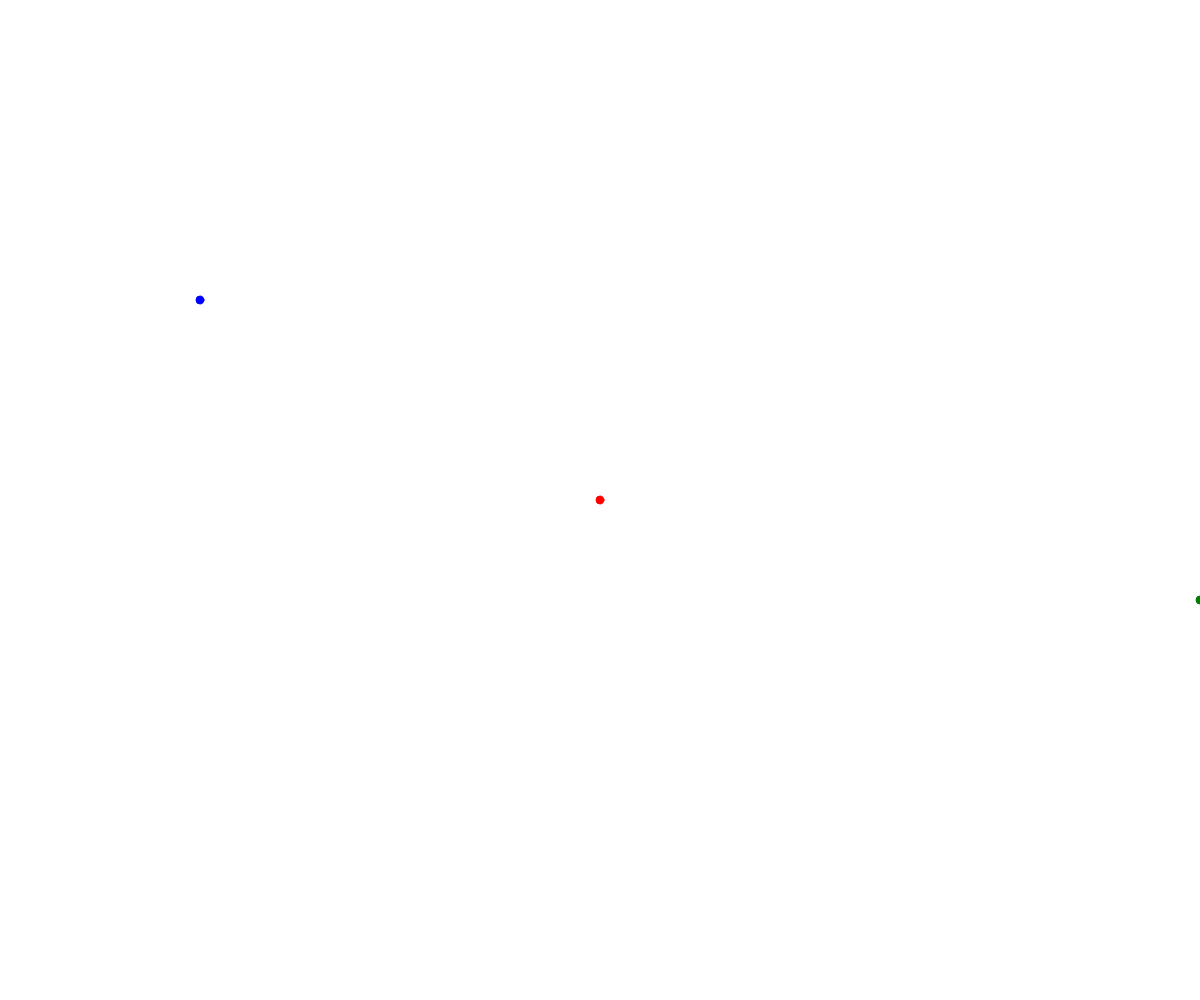
Frame 1 (no input)
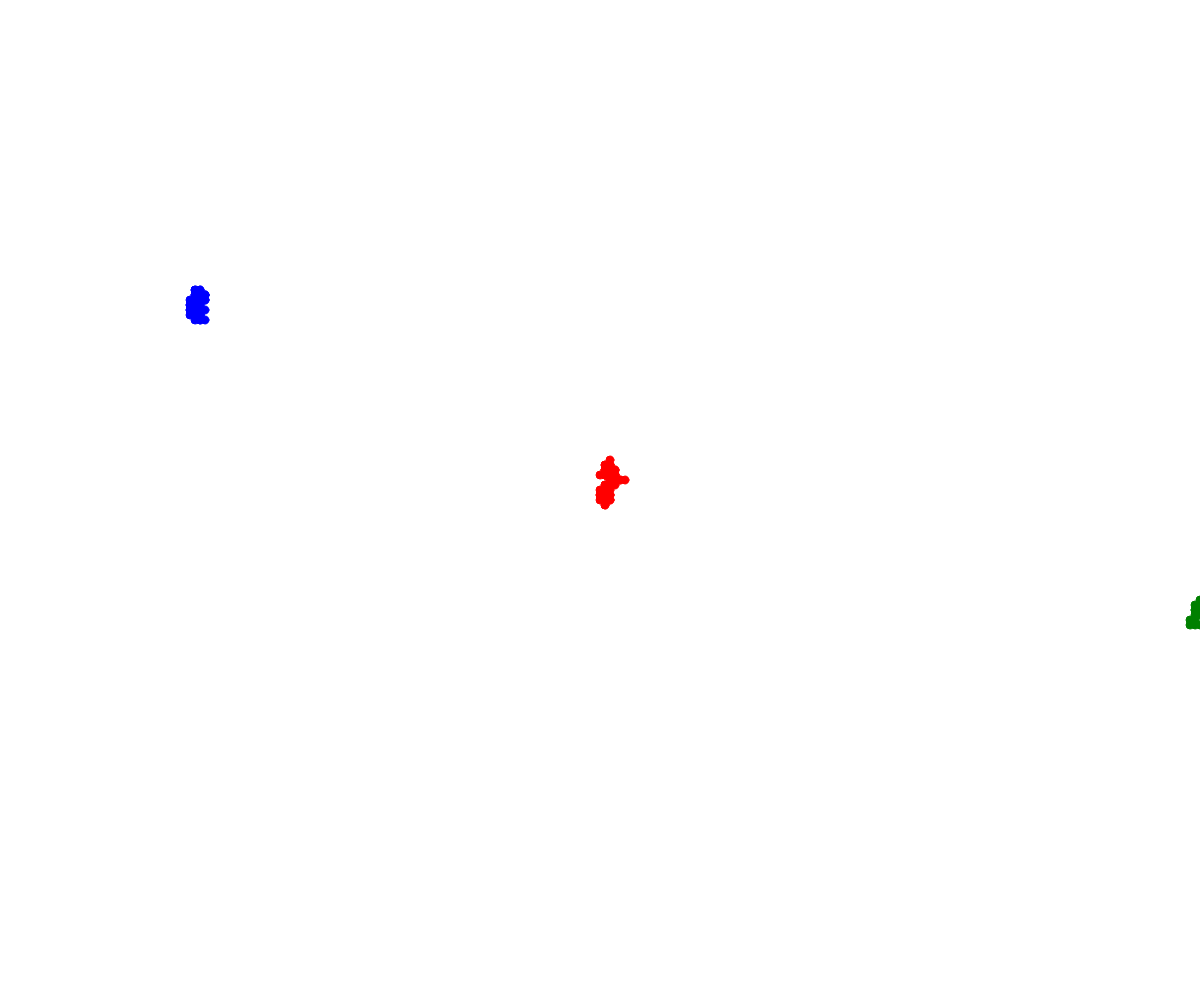
Frame 60 (no input)
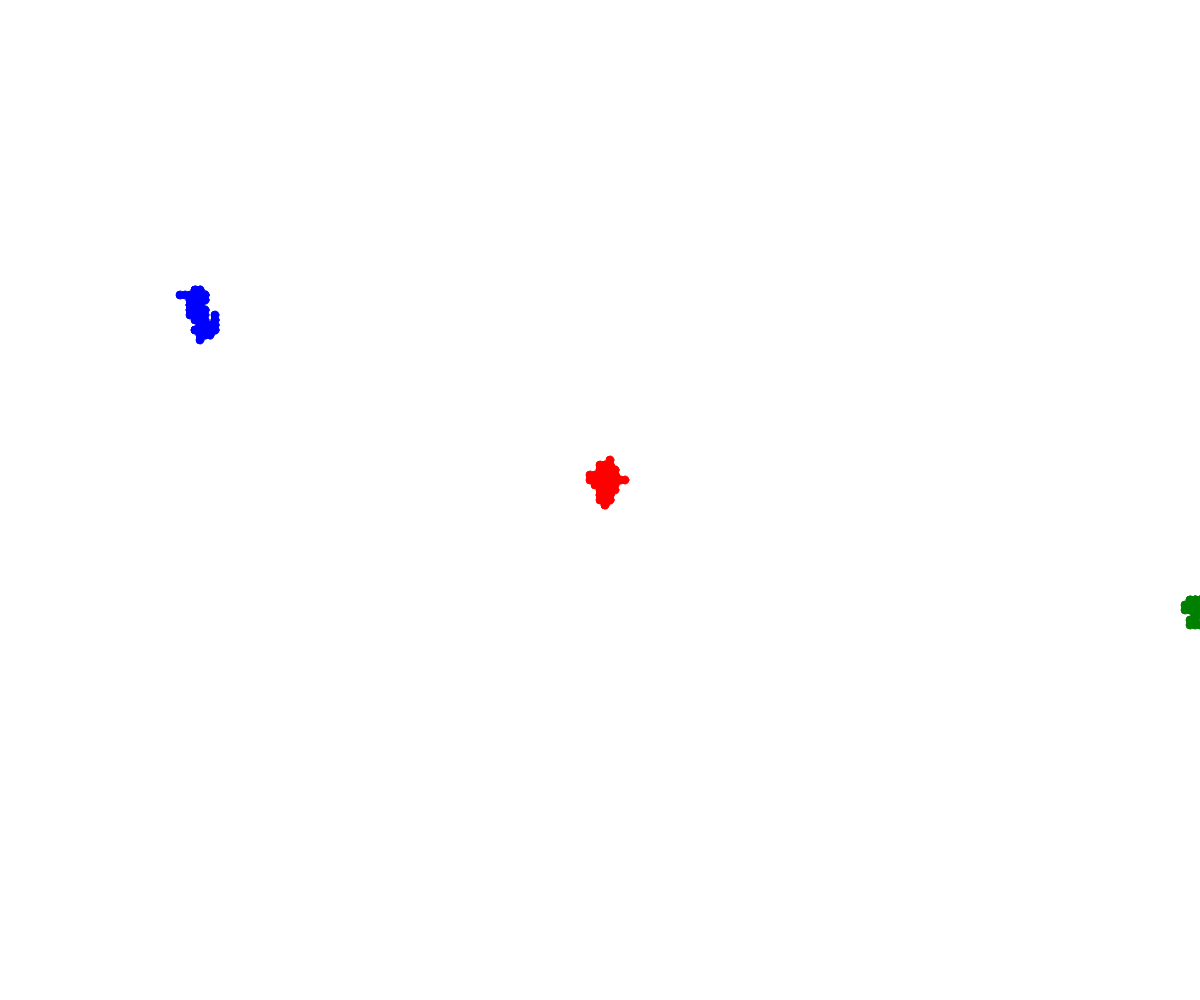
Frame 120 (the mouse pressed at the canvas centre since frame 60)

The p5.js sketch that drew these frames (run headless with seeded random() and noise() and a simulated clock; from frame 60 on, the mouse is pressed at the canvas centre):

// p5.js sketch
// ── sketch.js
// Walker OOP Demo
// Saabir Yousuf
// Nov. 14th, 2022

class Walker {
  constructor(x, y) {
    this.x = x;
    this.y = y;
    this.color = "red";
    this.speed = 5;
    this.radius = 4;
  }

  display() {
    stroke(this.color);
    fill(this.color);
    circle(this.x, this.y, this.radius*2);
  }

  move() {
    let choice = random(100);
    if (choice < 25) {
      //up
      this.y -= this.speed;
    }
    else if (choice < 50) {
      //down
      this.y += this.speed;
    }
    else if (choice < 75) {
      //right
      this.x += this.speed;
    }
    else {
      //left
      this.x -= this.speed;
    }
  }
}

let micheal;
let katharine;
let nuha;

function setup() {
  createCanvas(windowWidth, windowHeight);
  micheal = new Walker(width/2, height/2);

  katharine = new Walker(200, 300);
  katharine.color = "blue";

  nuha = new Walker(1200, 600);
  nuha.color = "green";
}

function draw() {
  micheal.display();
  katharine.display();
  nuha.display();

  micheal.move();
  katharine.move();
  nuha.move();

}
